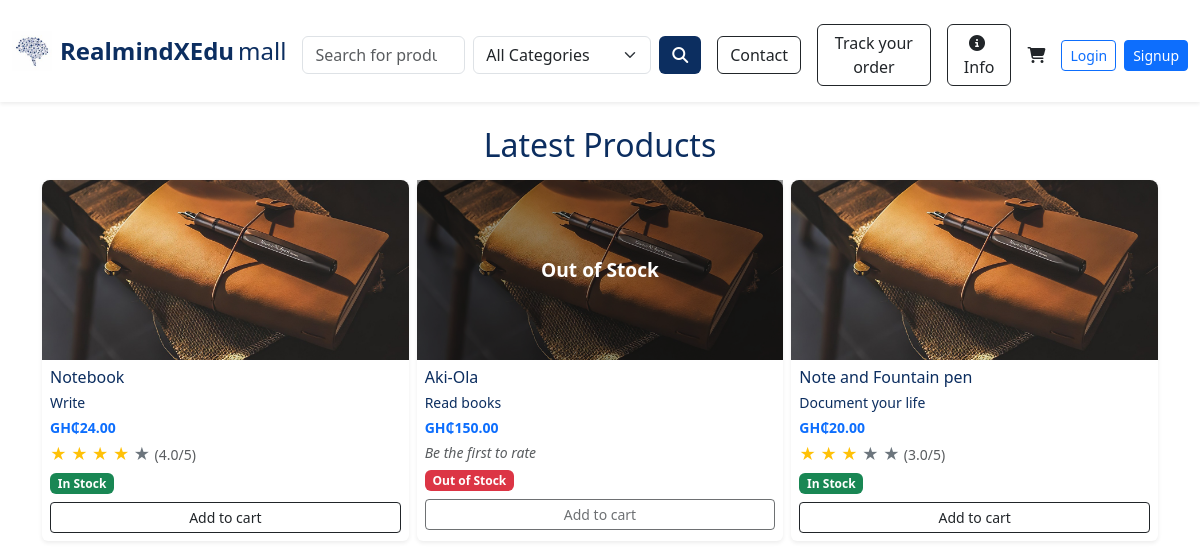
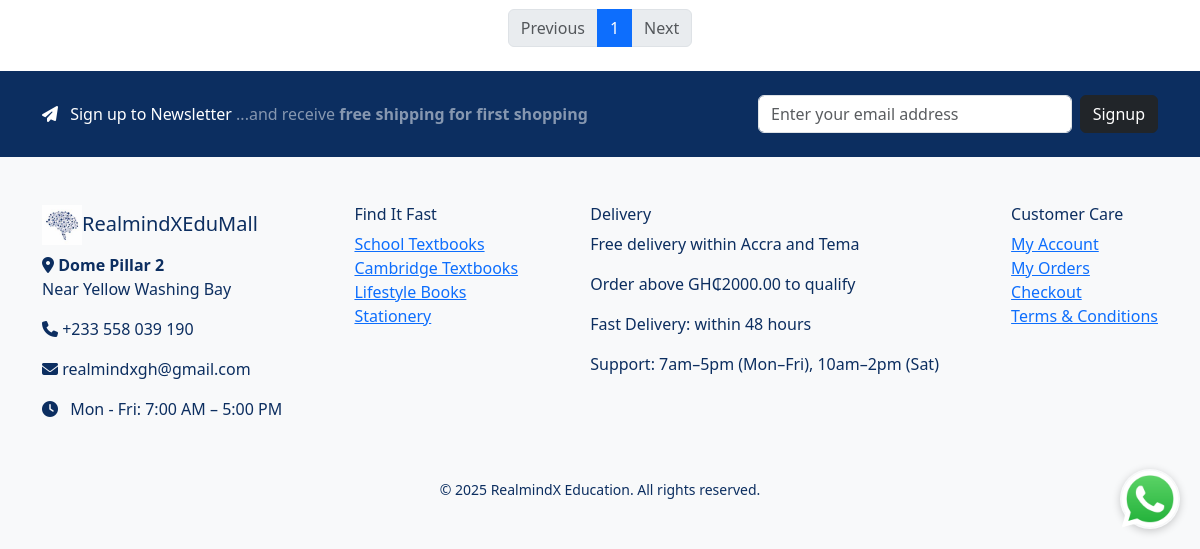
Before: / with the older database file (2 pictures, top to bottom).
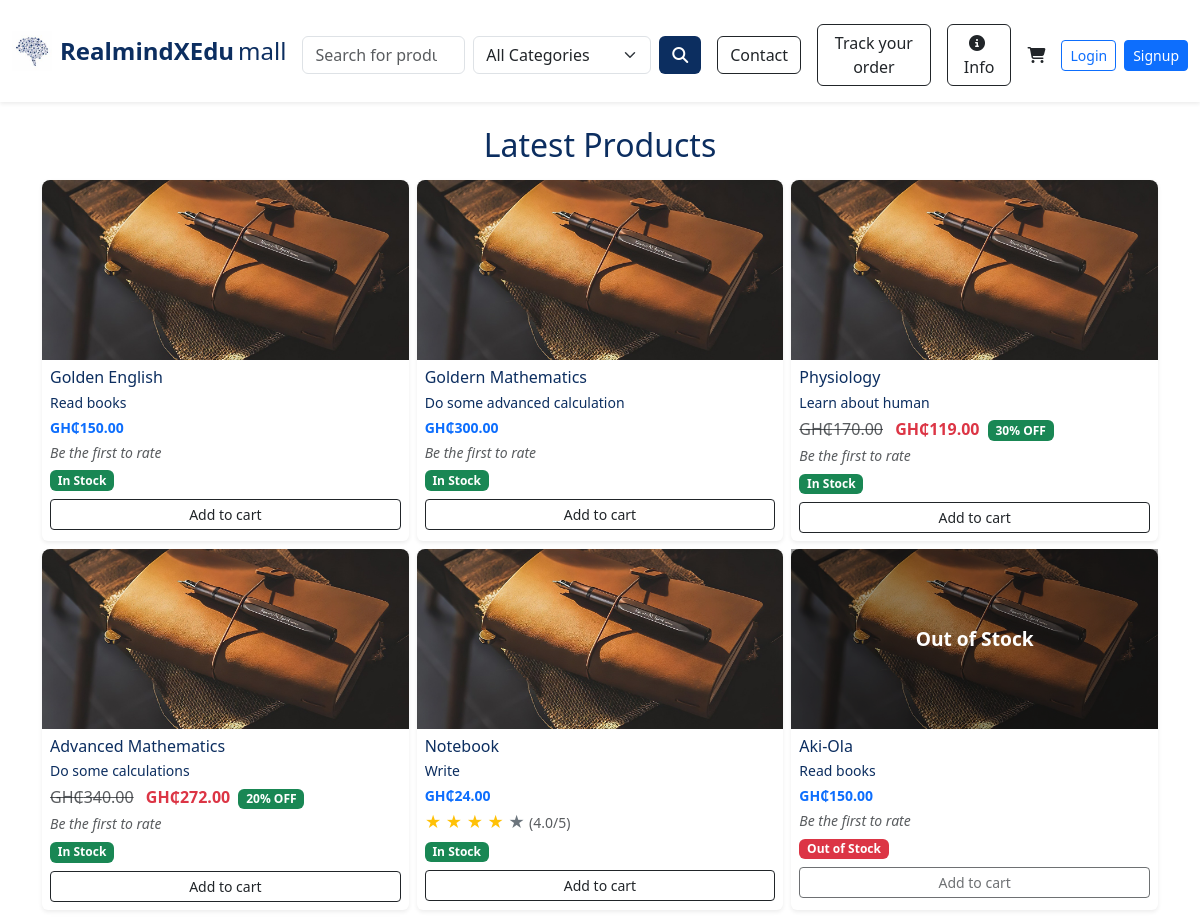
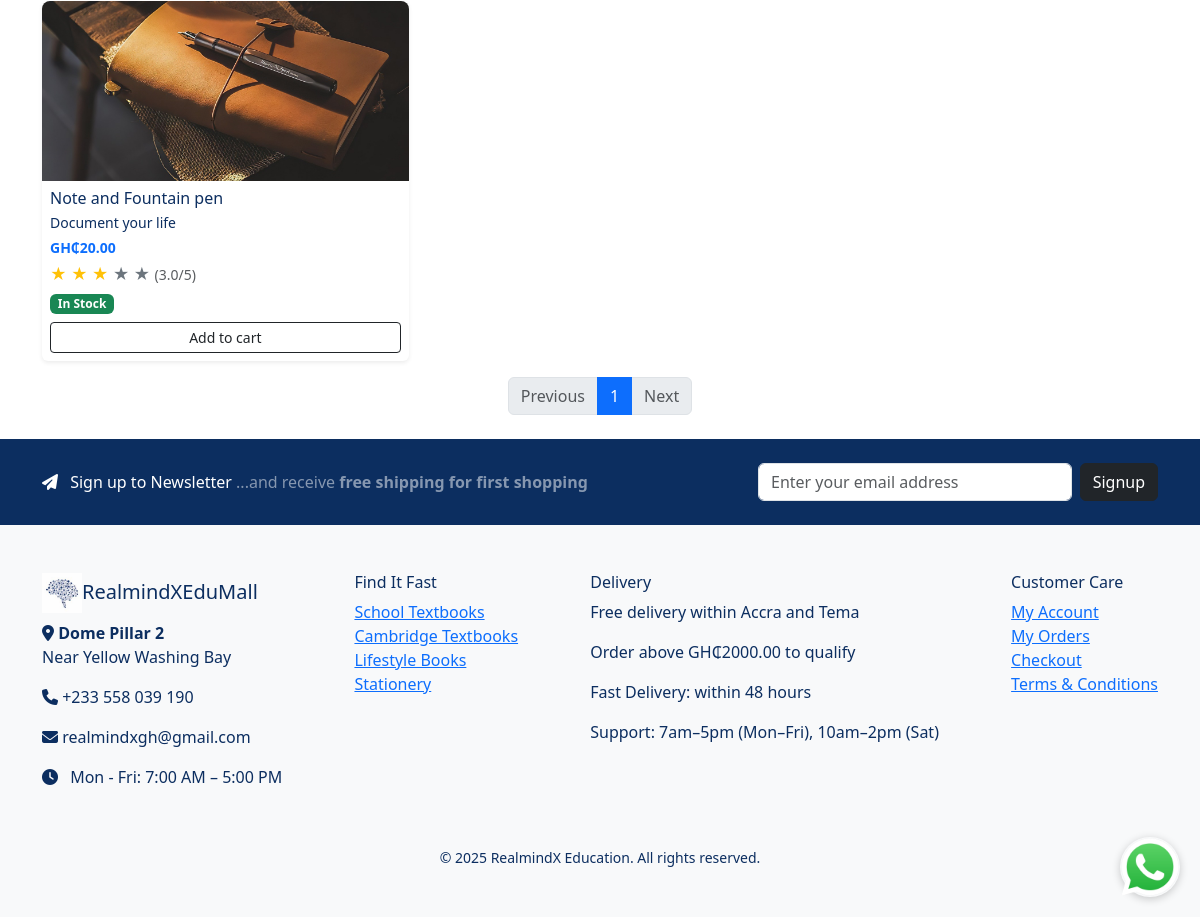
After: the same page with the newer database file (2 pictures, top to bottom).
### e_commerce/models/products.py (models this page shows, shortened)
class Product(db.Model):
    __tablename__ = 'product'  # Optional, but makes FK references safer
    id = db.Column(db.Integer, primary_key=True)
    name = db.Column(db.String(120), nullable=False)
    description = db.Column(db.Text, nullable=False)
    price = db.Column(db.Float, nullable=False)
    discount_percentage = db.Column(db.Float, default=0.0)
    image_filename = db.Column(db.String(120))
    in_stock = db.Column(db.Boolean, default=True)
    date_created = db.Column(db.DateTime, default=datetime.utcnow)
    author = db.Column(db.String(120), nullable=True)
    brand = db.Column(db.String(120), nullable=True)
    grade = db.Column(db.String(50), nullable=True)
    level = db.Column(db.String(50), nullable=True)
    subject = db.Column(db.String(100), nullable=True)
    ratings = db.relationship('ProductRating', back_populates='product', lazy=True)
    category_id = db.Column(db.Integer, db.ForeignKey('category.id'))
    category = db.relationship('Category', back_populates='products')
    order_items = db.relationship('OrderItem', backref='product', lazy=True)
    @property
    def discounted_price(self):
        return round(self.price * (1 - self.discount_percentage / 100), 2) if self.discount_percentage else self.price

### e_commerce/routes/main_routes.py (the view)
@main_bp.route('/')
def home():
    page = request.args.get('page', 1, type=int)
    per_page = 12  # or any number you prefer
    products = Product.query.order_by(Product.date_created.desc()).paginate(
        page=page,
        per_page=per_page,
        error_out=False
    )
    return render_template('home.html', products=products)

### e_commerce/templates/home.html (shortened to what this page needs)
{% extends "index.html" %}
{% block content %}
<div class="container my-4">
  {% if not current_user.is_authenticated %}
    <h2 class="text-center mb-3" style="color: #0C2E60;">Latest Products</h2>
    {% if products.items %}
      <div class="row g-2">
        {% for product in products.items %}
        <div class="col-6 col-md-4">
          <div class="card h-100 shadow-sm border-0">
            <div class="position-relative" style="height: 180px;">
              <img
                src="{{ url_for('static', filename='uploads/' ~ product.image_filename) }}"
                class="card-img-top"
                alt="{{ product.name }}"
                style="height: 100%; object-fit: cover; border-top-left-radius: .5rem; border-top-right-radius: .5rem;">
              {% if not product.in_stock %}
              <div class="position-absolute top-0 start-0 w-100 h-100 d-flex justify-content-center align-items-center"
                   style="background-color: rgba(0, 0, 0, 0.4); z-index: 10;">
                <span class="text-white fw-bold" style="font-size: 1.2rem;">Out of Stock</span>
              </div>
              {% endif %}
            </div>
            <div class="card-body p-2">
              <h6 class="card-title mb-1" style="color: #0C2E60;">{{ product.name }}</h6>
              <p class="card-text small mb-1" style="color: #0C2E60;">
                {{ product.description[:60] }}{% if product.description|length > 60 %}...{% endif %}
              </p>
              {% if product.discount_percentage and product.discount_percentage > 0 %}
                <p class="mb-1">
                  <del class="text-muted">GH₵{{ '%.2f'|format(product.price) }}</del>
                  <span class="text-danger fw-bold ms-2">
                    GH₵{{ '%.2f'|format(product.discounted_price) }}
                  </span>
                  <span class="badge bg-success ms-1 small">
                    {{ '%.0f'|format(product.discount_percentage) }}% OFF
                  </span>
                </p>
              {% else %}
                <p class="text-primary fw-bold small mb-1">
                  GH₵{{ '%.2f'|format(product.price) }}
                </p>
              {% endif %}
              {% if product.ratings %}
                {% set avg_rating = (product.ratings | map(attribute='rating') | list | sum) / product.ratings|length %}
                <div class="mb-1">
                  {% for i in range(1, 6) %}
                    {% if i <= avg_rating %}
                      <span class="text-warning">&#9733;</span>
                    {% else %}
                      <span class="text-secondary">&#9733;</span>
                    {% endif %}
                  {% endfor %}
                  <small class="text-muted">({{ '%.1f' % avg_rating }}/5)</small>
                </div>
              {% else %}
                <small class="text-muted d-block mb-1 fst-italic">Be the first to rate</small>
              {% endif %}
              <span class="badge {{ 'bg-success' if product.in_stock else 'bg-danger' }} mb-2">
                {{ 'In Stock' if product.in_stock else 'Out of Stock' }}
              </span>
              {% if product.in_stock %}
                <a href="{{ url_for('cart.add_quantity', product_id=product.id) }}" class="btn btn-outline-dark btn-sm w-100">Add to cart</a>
              {% else %}
                <button class="btn btn-outline-dark btn-sm w-100" disabled>Add to cart</button>
              {% endif %}
            </div>
          </div>
        </div>
        {% endfor %}
      </div>
      <nav aria-label="Page navigation">
        <ul class="pagination justify-content-center mt-3">
          {% if products.has_prev %}
            <li class="page-item">
              <a class="page-link" href="{{ url_for('main.home', page=products.prev_num) }}">Previous</a>
            </li>
          {% else %}
            <li class="page-item disabled"><span class="page-link">Previous</span></li>
          {% endif %}
          {% for p in products.iter_pages(left_edge=1, right_edge=1, left_current=1, right_current=2) %}
            {% if p %}
              <li class="page-item {% if p == products.page %}active{% endif %}">
                <a class="page-link" href="{{ url_for('main.home', page=p) }}">{{ p }}</a>
              </li>
            {% else %}
              <li class="page-item disabled"><span class="page-link">…</span></li>
            {% endif %}
          {% endfor %}
          {% if products.has_next %}
            <li class="page-item">
              <a class="page-link" href="{{ url_for('main.home', page=products.next_num) }}">Next</a>
            </li>
          {% else %}
            <li class="page-item disabled"><span class="page-link">Next</span></li>
          {% endif %}
        </ul>
      </nav>
    {% else %}
      <div class="alert alert-warning text-center">No products available at the moment.</div>
    {% endif %}
  {% else %}
    <div class="alert alert-info text-center">
      Welcome, {{ current_user.username }}. You can view and rate your
      <a href="{{ url_for('main.purchased_products') }}">purchased products here</a>.
    </div>
  {% endif %}
</div>
{% endblock %}

### e_commerce/templates/index.html (shortened to what this page needs)
<!DOCTYPE html>
<html lang="en">
<head>
  <link href="https://cdn.jsdelivr.net/npm/bootstrap@5.3.3/dist/css/bootstrap.min.css" rel="stylesheet">
  <link rel="stylesheet" href="https://cdnjs.cloudflare.com/ajax/libs/font-awesome/6.6.0/css/all.min.css">
</head>
<body>
<nav class="navbar navbar-expand-lg navbar-light bg-white shadow-sm py-3">
  <div class="container-fluid">
    <a class="navbar-brand d-flex align-items-center" href="{{ url_for('main.home') }}">
      <img src="{{ url_for('static', filename='images/brain.jpg') }}" alt="Logo" width="40" class="me-2">
      <div class="d-flex align-items-baseline fs-4" style="color: #0C2E60;">
        <strong class="me-1">RealmindXEdu</strong><span>mall</span>
      </div>
    </a>
    <div class="collapse navbar-collapse d-none d-lg-flex justify-content-between mt-2">
      <div class="d-flex align-items-center w-100">
        {% if not current_user.is_authenticated %}
        <form method="GET" action="{{ url_for('main.search') }}" class="d-flex w-50 me-3">
          <input class="form-control me-2" type="search" name="q" placeholder="Search for products, author, level..." autocomplete="off">
          <select name="category" class="form-select me-2">
            <option value="">All Categories</option>
          </select>
          <button class="btn text-white" style="background-color: #0C2E60;"><i class="fas fa-search"></i></button>
        </form>
        {% endif %}
        <div class="d-flex align-items-center ms-auto">
          {% if not current_user.is_authenticated %}
            <a href="{{ url_for('main.contact') }}" class="btn btn-outline-dark me-3">Contact</a>
            <a href="{{ url_for('main.track_order') }}" class="btn btn-outline-dark me-3">Track your order</a>
            <a href="{{ url_for('main.info') }}" class="btn btn-outline-dark me-3"><i class="fas fa-info-circle me-1"></i> Info</a>
            <a href="{{ url_for('cart.view_cart') }}" class="text-dark position-relative me-3">
              <i class="fas fa-shopping-cart"></i>
            </a>
            <a href="{{ url_for('auth.login') }}" class="btn btn-outline-primary btn-sm me-2">Login</a>
            <a href="{{ url_for('auth.user_signup') }}" class="btn btn-primary btn-sm">Signup</a>
          {% else %}
            <span class="me-3">Welcome, {{ current_user.username }}</span>
            <a class="nav-link me-3" href="{{ url_for('main.purchased_products') }}"><i class="fas fa-box-open me-1"></i> My Orders</a>
            <a href="{{ url_for('auth.logout') }}" class="btn btn-outline-danger btn-sm">Logout</a>
          {% endif %}
        </div>
      </div>
    </div>
  </div>
</nav>
<main>
  {% block content %}{% endblock %}
</main>
<section class="text-white py-4" style="background-color: #0C2E60;">
  <div class="container d-flex flex-column flex-md-row justify-content-between align-items-center">
    <p class="mb-3 mb-md-0 fs-6">
      <i class="fas fa-paper-plane me-2"></i> Sign up to Newsletter
      <span class="text-white-50">...and receive <strong>free shipping for first shopping</strong></span>
    </p>
    <form method="POST" action="{{ url_for('main.subscribe_newsletter') }}" class="d-flex" style="max-width: 400px; width: 100%;">
      <input type="email" name="email" class="form-control me-2" placeholder="Enter your email address" required>
      <button class="btn btn-dark" type="submit">Signup</button>
    </form>
  </div>
</section>
<footer class="bg-light py-5" style="color: #0C2E60;">
  <div class="container d-flex flex-wrap justify-content-between">
    <div class="mb-4">
      <h5><img src="{{ url_for('static', filename='images/brain.jpg') }}" width="40"><span style="color: #0C2E60;">RealmindXEduMall</span></h5>
      <p><i class="fa fa-map-marker-alt"></i> <strong>Dome Pillar 2</strong><br>Near Yellow Washing Bay</p>
      <p><i class="fa fa-phone"></i> +233 558 039 190</p>
      <p><i class="fa fa-envelope"></i> realmindxgh@gmail.com</p>
      <p><i class="fa fa-clock me-2"></i> Mon - Fri: 7:00 AM – 5:00 PM</p>
    </div>
    <div>
      <h6>Find It Fast</h6>
      <ul class="list-unstyled">
        <li><a href="#">School Textbooks</a></li>
        <li><a href="#">Cambridge Textbooks</a></li>
        <li><a href="#">Lifestyle Books</a></li>
        <li><a href="#">Stationery</a></li>
      </ul>
    </div>
    <div>
      <h6>Delivery</h6>
      <p>Free delivery within Accra and Tema</p>
      <p>Order above GH₵2000.00 to qualify</p>
      <p>Fast Delivery: within 48 hours</p>
      <p>Support: 7am–5pm (Mon–Fri), 10am–2pm (Sat)</p>
    </div>
    <div>
      <h6>Customer Care</h6>
      <ul class="list-unstyled">
        <li><a href="{{ url_for('auth.login') }}">My Account</a></li>
        <li><a href="{{ url_for('auth.login') }}">My Orders</a></li>
        <li><a href="{{ url_for('auth.login') }}">Checkout</a></li>
        <li><a href="#">Terms & Conditions</a></li>
      </ul>
    </div>
  </div>
  <div class="text-center mt-3">
    <small id="copyright"></small>
  </div>
</footer>
<a href="https://wa.me/233558099689" class="whatsapp-float" target="_blank" style="position: fixed;
  bottom: 20px;
  right: 20px;
  z-index: 9999;
  background-color: transparent;
  border-radius: 50%;
  box-shadow: 0 2px 8px rgba(0,0,0,0.2);
  transition: transform 0.2s ease-in-out;">
    <img src="{{ url_for('static', filename='images/whatsapp.png') }}" alt="WhatsApp" width="60">
</a>
</body>
</html>

Changed rows visible on the page:
added Product: image_filename (picture), name "Golden English", description "Read books", price "150.00", shows "Be the first to rate", in_stock "In Stock"
added Product: image_filename (picture), name "Goldern Mathematics", description "Do some advanced calculation", price "300.00", shows "Be the first to rate", in_stock "In Stock"
added Product: image_filename (picture), name "Physiology", description "Learn about human", price "170.00", discounted_price "119.00", discount_percentage "30", shows "Be the first to rate", in_stock "In Stock"
added Product: image_filename (picture), name "Advanced Mathematics", description "Do some calculations", price "340.00", discounted_price "272.00", discount_percentage "20", shows "Be the first to rate", in_stock "In Stock"
